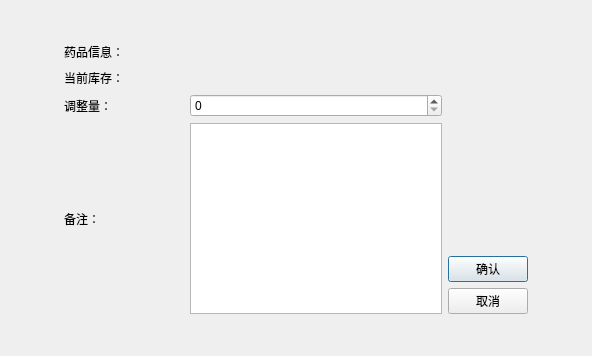
<?xml version="1.0" encoding="UTF-8"?>
<ui version="4.0">
 <class>StockAdjustDialog</class>
 <widget class="QDialog" name="StockAdjustDialog">
  <property name="geometry">
   <rect>
    <x>0</x>
    <y>0</y>
    <width>592</width>
    <height>356</height>
   </rect>
  </property>
  <property name="windowTitle">
   <string>Dialog</string>
  </property>
  <layout class="QGridLayout" name="gridLayout">
   <item row="0" column="1">
    <spacer name="verticalSpacer">
     <property name="orientation">
      <enum>Qt::Orientation::Vertical</enum>
     </property>
     <property name="sizeHint" stdset="0">
      <size>
       <width>20</width>
       <height>32</height>
      </size>
     </property>
    </spacer>
   </item>
   <item row="1" column="0">
    <spacer name="horizontalSpacer_3">
     <property name="orientation">
      <enum>Qt::Orientation::Horizontal</enum>
     </property>
     <property name="sizeHint" stdset="0">
      <size>
       <width>58</width>
       <height>20</height>
      </size>
     </property>
    </spacer>
   </item>
   <item row="1" column="1">
    <layout class="QHBoxLayout" name="horizontalLayout_5">
     <item>
      <layout class="QVBoxLayout" name="verticalLayout">
       <item>
        <layout class="QHBoxLayout" name="horizontalLayout_3">
         <item>
          <widget class="QLabel" name="lbMedicineInfo">
           <property name="sizePolicy">
            <sizepolicy hsizetype="Preferred" vsizetype="Preferred">
             <horstretch>0</horstretch>
             <verstretch>0</verstretch>
            </sizepolicy>
           </property>
           <property name="text">
            <string>药品信息：  </string>
           </property>
          </widget>
         </item>
         <item>
          <spacer name="horizontalSpacer">
           <property name="orientation">
            <enum>Qt::Orientation::Horizontal</enum>
           </property>
           <property name="sizeHint" stdset="0">
            <size>
             <width>40</width>
             <height>20</height>
            </size>
           </property>
          </spacer>
         </item>
        </layout>
       </item>
       <item>
        <layout class="QHBoxLayout" name="horizontalLayout_4">
         <item>
          <widget class="QLabel" name="lbCurrentStock">
           <property name="text">
            <string>当前库存：  </string>
           </property>
          </widget>
         </item>
         <item>
          <spacer name="horizontalSpacer_2">
           <property name="orientation">
            <enum>Qt::Orientation::Horizontal</enum>
           </property>
           <property name="sizeHint" stdset="0">
            <size>
             <width>40</width>
             <height>20</height>
            </size>
           </property>
          </spacer>
         </item>
        </layout>
       </item>
       <item>
        <layout class="QHBoxLayout" name="horizontalLayout">
         <item>
          <widget class="QLabel" name="lbAdjustment">
           <property name="maximumSize">
            <size>
             <width>120</width>
             <height>16777215</height>
            </size>
           </property>
           <property name="text">
            <string>调整量：</string>
           </property>
          </widget>
         </item>
         <item>
          <widget class="QSpinBox" name="spnNewStock"/>
         </item>
        </layout>
       </item>
       <item>
        <layout class="QHBoxLayout" name="horizontalLayout_2">
         <item>
          <widget class="QLabel" name="label_11">
           <property name="minimumSize">
            <size>
             <width>120</width>
             <height>0</height>
            </size>
           </property>
           <property name="text">
            <string>备注：</string>
           </property>
          </widget>
         </item>
         <item>
          <widget class="QTextEdit" name="txtRemark">
           <property name="sizeIncrement">
            <size>
             <width>2</width>
             <height>0</height>
            </size>
           </property>
          </widget>
         </item>
        </layout>
       </item>
      </layout>
     </item>
     <item>
      <layout class="QVBoxLayout" name="verticalLayout_2">
       <item>
        <spacer name="verticalSpacer_5">
         <property name="orientation">
          <enum>Qt::Orientation::Vertical</enum>
         </property>
         <property name="sizeHint" stdset="0">
          <size>
           <width>20</width>
           <height>40</height>
          </size>
         </property>
        </spacer>
       </item>
       <item>
        <layout class="QVBoxLayout" name="verticalLayout_7">
         <item>
          <widget class="QPushButton" name="btConfirm">
           <property name="text">
            <string>确认</string>
           </property>
          </widget>
         </item>
         <item>
          <widget class="QPushButton" name="btCancel">
           <property name="text">
            <string>取消</string>
           </property>
          </widget>
         </item>
        </layout>
       </item>
      </layout>
     </item>
    </layout>
   </item>
   <item row="1" column="2">
    <spacer name="horizontalSpacer_4">
     <property name="orientation">
      <enum>Qt::Orientation::Horizontal</enum>
     </property>
     <property name="sizeHint" stdset="0">
      <size>
       <width>58</width>
       <height>20</height>
      </size>
     </property>
    </spacer>
   </item>
   <item row="2" column="1">
    <spacer name="verticalSpacer_2">
     <property name="orientation">
      <enum>Qt::Orientation::Vertical</enum>
     </property>
     <property name="sizeHint" stdset="0">
      <size>
       <width>20</width>
       <height>32</height>
      </size>
     </property>
    </spacer>
   </item>
  </layout>
 </widget>
 <resources/>
 <connections/>
</ui>
